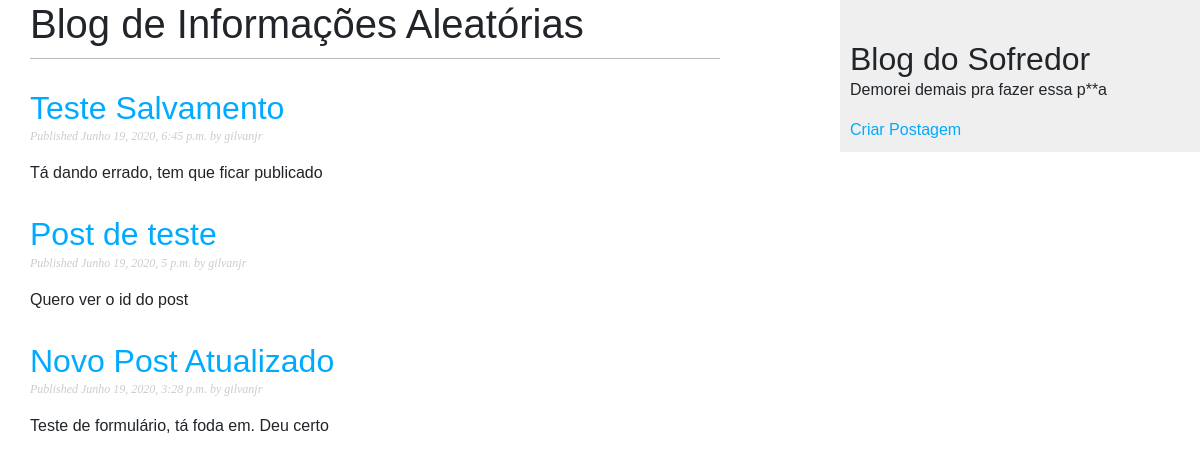
Screenshot of /blog/ with the database file from the repository.
### blog/models.py (models this page shows, shortened)
class Post(models.Model):
   STATUS_CHOICES = (
       ('draft', 'Draft'),
       ('published', 'Published'),
   )
   title = models.CharField(max_length=250)
   slug = models.SlugField(max_length=250, unique_for_date='publish')
   author = models.ForeignKey(User, on_delete=models.CASCADE, related_name='blog_posts')
   body = models.TextField()
   publish = models.DateTimeField(default=timezone.now)
   created = models.DateTimeField(auto_now_add=True)
   updated = models.DateTimeField(auto_now=True)
   status = models.CharField(max_length=10, choices=STATUS_CHOICES, default='draft')
   class Meta:
       ordering = ('-publish',)
   def get_absolute_url(self):
       return reverse('blog:post_detail', args=[self.publish.year, self.publish.month, self.publish.day, self.slug])

### blog/views.py (the view)
# urls.py: path('', views.post_list, name='post_list'),
def post_list(request):
    posts = Post.objects.all()
    return render(request, 'blog/post/list.html', {'posts': posts})

### blog/templates/blog/post/list.html (shortened to what this page needs)
{% extends "blog/base.html" %}
{% block content %}
 <h1>Blog de Informações Aleatórias</h1>
 {% for post in posts %}
   <h2>
     <a href="{{ post.get_absolute_url }}">
       {{ post.title }}
     </a>
   </h2>
   <p class="date">
     Published {{ post.publish }} by {{ post.author }}
   </p>
   {{ post.body|truncatewords:30|linebreaks }}
 {% endfor %}
{% endblock %}

### blog/templates/blog/base.html (shortened to what this page needs)
{% load static %}
<!DOCTYPE html>
<html>
<head>
 <link rel="stylesheet" href="https://stackpath.bootstrapcdn.com/bootstrap/4.4.1/css/bootstrap.min.css">
 <link href="{% static "css/blog.css" %}" rel="stylesheet">
</head>
<body>
 <div id="content">
   {% block content %}{% endblock %}
 </div>
 <div id="sidebar">
   <h2>Blog do Sofredor</h2>
     <p>Demorei demais pra fazer essa p**a</p>
     <a href="{% url 'blog:post_create' %}">Criar Postagem</a>
 </div>
</body>
</html>

### blog/static/css/blog.css (style rules this page uses)
body { margin:0; padding:0; font-family:helvetica, sans-serif; }
a { color:#00abff; text-decoration:none; }
h1 { font-weight:normal; border-bottom:1px solid #bbb; padding:0 0 10px 0; }
h2 { font-weight:normal; margin:30px 0 0; }
#content { float:left; width:60%; padding:0 0 0 30px; }
#sidebar { float:right; width:30%; padding:10px; background:#efefef; height:100%; }
p.date { color:#ccc; font-family: georgia, serif; font-size: 12px; font-style: italic; }

### rows the page displays
Post: title "Teste Salvamento", publish "Junho 19, 2020, 6:45 p.m.", author "gilvanjr", body "Tá dando errado, tem que ficar publicado"
Post: title "Post de teste", publish "Junho 19, 2020, 5 p.m.", author "gilvanjr", body "Quero ver o id do post"
Post: title "Novo Post Atualizado", publish "Junho 19, 2020, 3:28 p.m.", author "gilvanjr", body "Teste de formulário, tá foda em. Deu certo"
